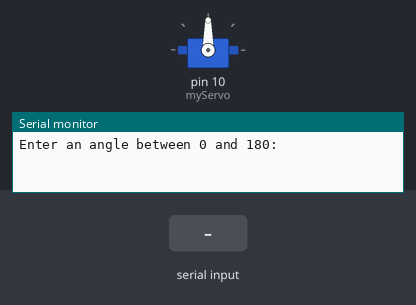
This sketch was run on a simulated Arduino Uno, built with avr-gcc and run on an emulated ATmega328P. Shown: servo, the last lines printed to the serial monitor. Inputs (shaded band) come from the test bench.

Above: at 1.2 s.
1.3 s: "30,150\n" received over Serial
At 1.6 s:
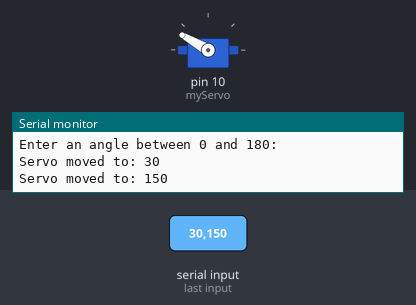
At 3.5 s:
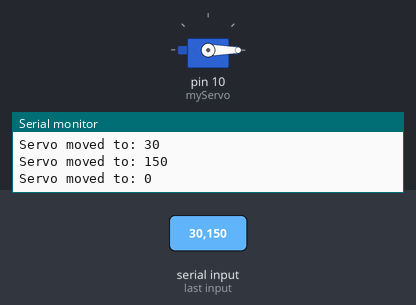
3.8 s: "90,45\n" received over Serial
At 4.6 s:
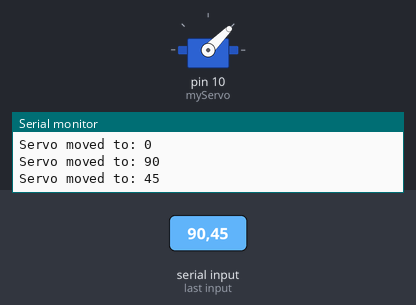
Timing chart, 0 to 6.8 s (numbered marks = the images above; inputs shaded):
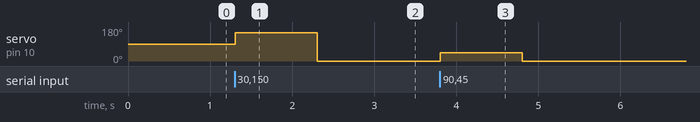

The sketch:

Servo.ino
```cpp
#include <Servo.h>  // Include the Servo library

Servo myServo;      // Create a Servo object

void setup() {
  Serial.begin(9600);          // Initialize serial communication at 9600 baud rate
  myServo.attach(10);          // Attach the servo to pin 10
  Serial.println("Enter an angle between 0 and 180:");  // Prompt the user
}

void loop() {
  if (Serial.available()) {    // Check if data is available in the serial buffer
    int angle = Serial.parseInt();  // Read the integer value from the serial input

    // Ensure the angle is within the valid range (0 to 180)
    if (angle >= 0 && angle <= 180) {
      myServo.write(angle);    // Set the servo to the specified angle
      Serial.print("Servo moved to: ");
      Serial.println(angle);   // Confirm the angle in the Serial Monitor
    } else {
      Serial.println("Invalid angle! Please enter a value between 0 and 180.");
    }
  }
}
```

Measured:
- after the input at 1.3 s, servo on pin 10 (myServo): 90° → 150° at once, → 0° 1.0 s later
- after the input at 3.8 s, servo on pin 10 (myServo): 0° → 45° at once, → 0° 1.0 s later
